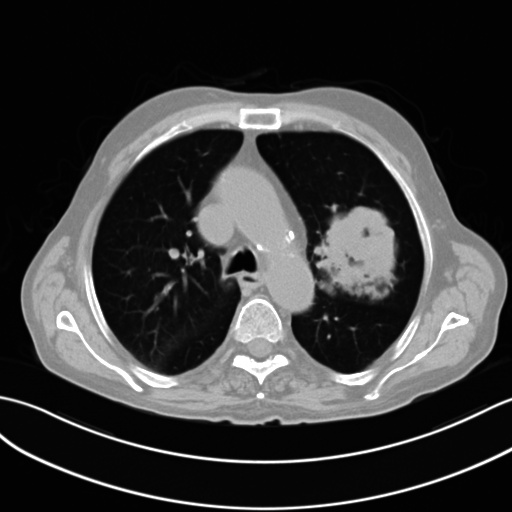
#> input picture output_power.jpg, 512 x 512 px
$ python bit-pland-slicing.py
#> lines starting #> are read from the running program, lines starting #| are printed output that depends on the picture; after the words box and inside, x2 and y2 are one past the last pixel; in counts of white or black regions, pixels touching at a corner belong together
import numpy as np
import cv2
import matplotlib.pyplot as plt


img = cv2.imread("output_power.jpg",cv2.IMREAD_GRAYSCALE)
#> img is the input picture: shape (512, 512); min 0, max 255, mean 57.2
row ,col = img.shape
#> row = 512; col = 512
def binaryconvt(img) :
    list = []
    for i in range(row):
        for j in range(col):
             list.append (np.binary_repr( img[i][j] ,width=8  ) )
#> after the loop, list = 262144 items
    return list
im1 = binaryconvt(img)
#> im1 = 262144 items
def bitplane(bitimgval , img1D ):
#> called with bitimgval = 0
    bitList = [int(i[bitimgval])for i in img1D]
#> bitList = 262144 items
    return bitList

bit8 = np.array( bitplane(0,im1 ) ) * 256
bit7 = np.array( bitplane(1,im1) ) * 128

bit6 = np.array( bitplane(2,im1 ) ) * 64
bit5 = np.array( bitplane(3,im1) ) * 32

bit4 = np.array( bitplane(4,im1) ) * 16
bit3 = np.array( bitplane(5,im1) ) * 8
bit2 = np.array( bitplane(6,im1) ) * 4
bit1 = np.array( bitplane(7,im1) ) * 2
#bit0 = np.array( bitplane(8,im1) ) * 1


combine2 = bit8 + bit7 + bit6 + bit5
comb2 = np.reshape(combine2,(row,col))
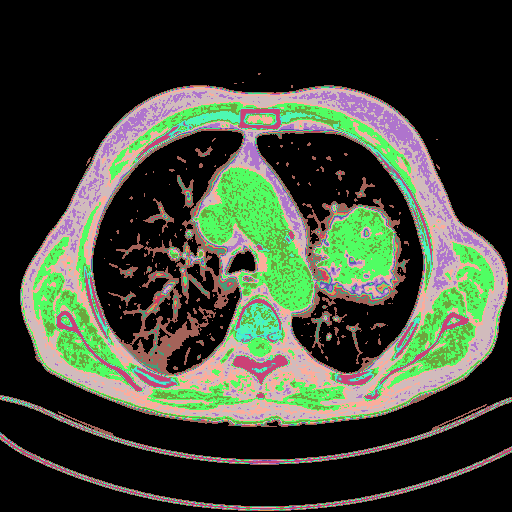
#> comb2: shape (512, 512) int64; 16 distinct labels, from 0 to 480; one colour per label, 0 black
cv2.imwrite("comb(all).jpeg",comb2)

bit8 = np.reshape(bit8,(row,col))
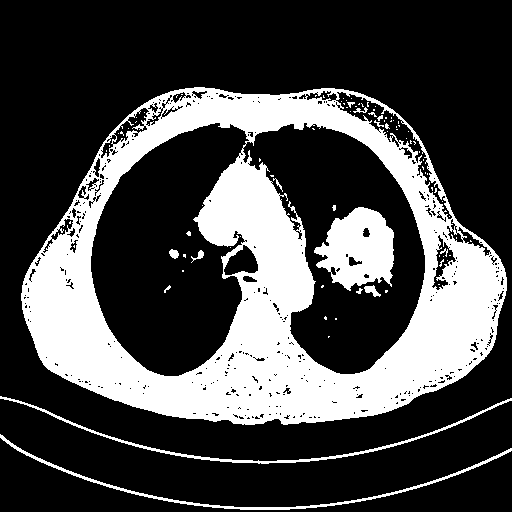
#> bit8: shape (512, 512) int64; values 0 (black) and 256 (white), 28.4% white; 91 white regions (76 under 20 px), largest, box (x1, y1, x2, y2) and area: (21, 87, 507, 425) 66168, (314, 207, 394, 291) 4396, (0, 434, 512, 510) 1557
cv2.imwrite("./bit-pland-img/8bit.jpg" , bit8 )


bit7 = np.reshape(bit7,(row,col))
#> bit7: shape (512, 512) int64; values 0 (black) and 128 (white), 8.9% white; 511 white regions (450 under 20 px), largest, box (x1, y1, x2, y2) and area: (92, 108, 433, 322) 6284, (299, 91, 452, 219) 2015, (0, 433, 512, 511) 1634
cv2.imwrite("./bit-pland-img/7bit.jpg",bit7)


bit6 = np.reshape(bit6,(row,col))
#> bit6: shape (512, 512) int64; values 0 (black) and 64 (white), 20.1% white; 654 white regions (585 under 20 px), largest, box (x1, y1, x2, y2) and area: (97, 102, 435, 370) 22164, (324, 242, 495, 402) 6535, (33, 202, 180, 392) 6468
cv2.imwrite("./bit-pland-img/6bit.jpg",bit6)


bit5 = np.reshape(bit5,(row,col))
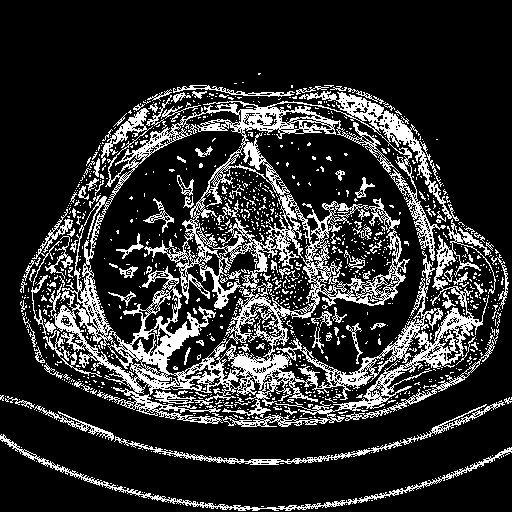
#> bit5: shape (512, 512) int64; values 0 (black) and 32 (white), 18.8% white in thin lines or dots, all inside (x1, y1, x2, y2) = (0, 73, 512, 511)
cv2.imwrite("./bit-pland-img/5bit.jpg",bit5)


bit4 = np.reshape(bit4,(row,col))
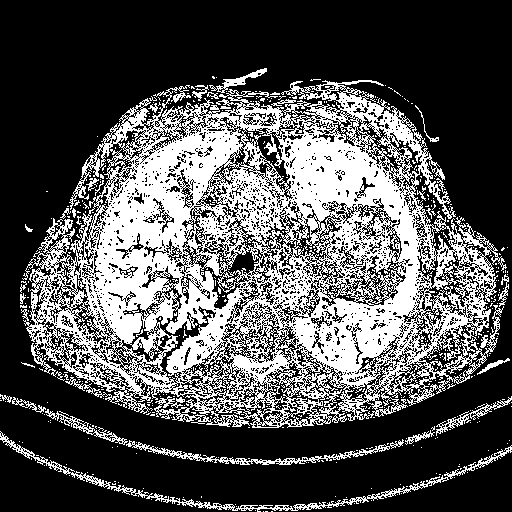
#> bit4: shape (512, 512) int64; values 0 (black) and 16 (white), 33.1% white; 530 white regions (500 under 20 px), largest, box (x1, y1, x2, y2) and area: (22, 80, 507, 428) 79689, (0, 431, 512, 512) 2157, (126, 439, 404, 465) 1089
cv2.imwrite("./bit-pland-img/4bit.jpg",bit4)

bit3 = np.reshape(bit3,(row,col))
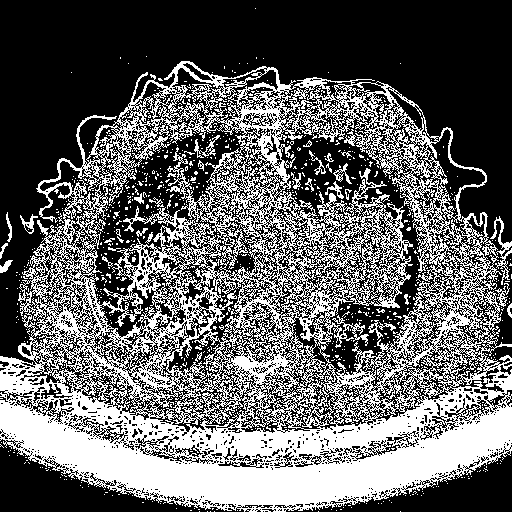
#> bit3: shape (512, 512) int64; values 0 (black) and 8 (white), 39% white; 951 white regions (917 under 20 px), largest, box (x1, y1, x2, y2) and area: (0, 61, 512, 512) 97757, (490, 216, 512, 285) 355, (194, 135, 220, 158) 163
cv2.imwrite("./bit-pland-img/3bit.jpg",bit3)

bit2 = np.reshape(bit2,(row,col))
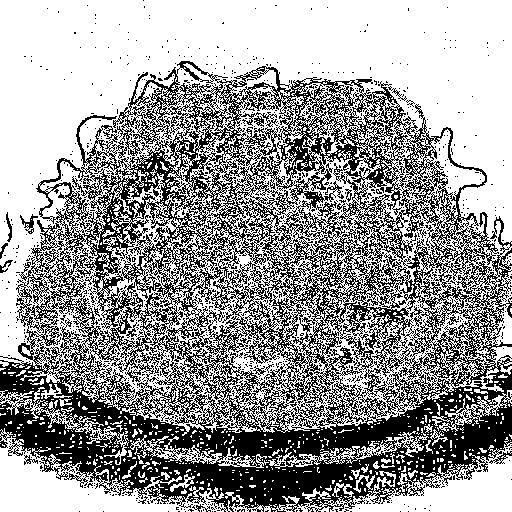
#> bit2: shape (512, 512) int64; values 0 (black) and 4 (white), 61.2% white; 1027 black regions (1008 under 20 px), largest, box (x1, y1, x2, y2) and area: (0, 61, 512, 512) 98602, (20, 214, 38, 234) 117, (489, 451, 512, 464) 84
cv2.imwrite("./bit-pland-img/2bit.jpg",bit2)

bit1 = np.reshape(bit1,(row,col))
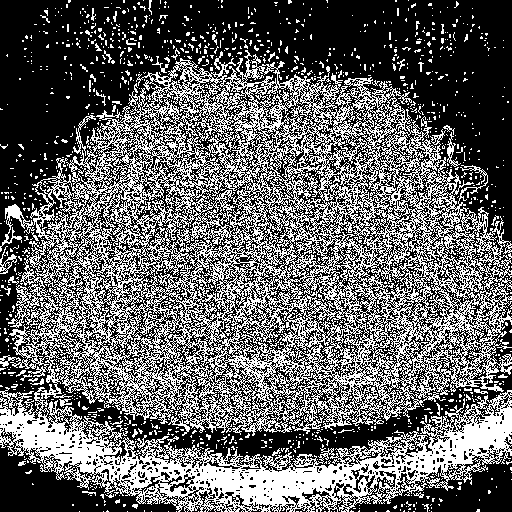
#> bit1: shape (512, 512) int64; values 0 (black) and 2 (white), 39.5% white in thin lines or dots
cv2.imwrite("./bit-pland-img/1bit.jpg",bit1)


cv2.destroyAllWindows()
